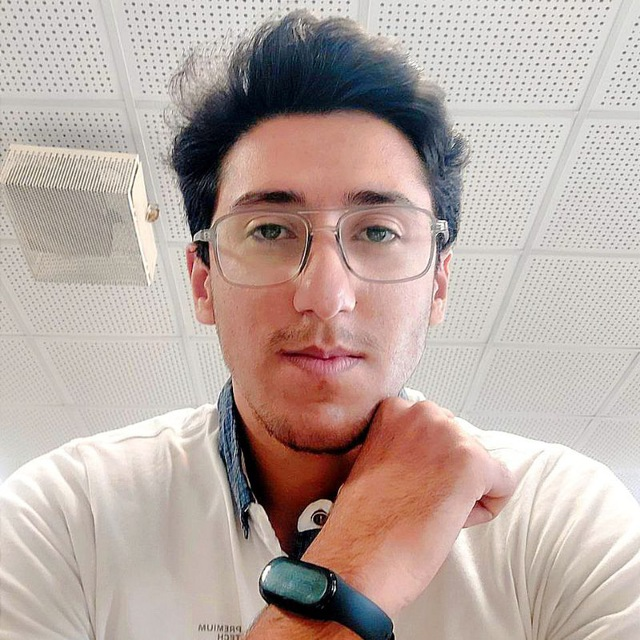
#> input picture input/sina.jpg, 640 x 640 px, found by its file name
$ python chess_face.py
#> lines starting #> are read from the running program, lines starting #| are printed output that depends on the picture
import cv2

image = cv2.imread("sina.jpg")
#> image is the input picture: shape (640, 640, 3); mean B, G, R 162.4, 169, 185.6
image_gray = cv2.cvtColor(image, cv2.COLOR_BGR2GRAY)
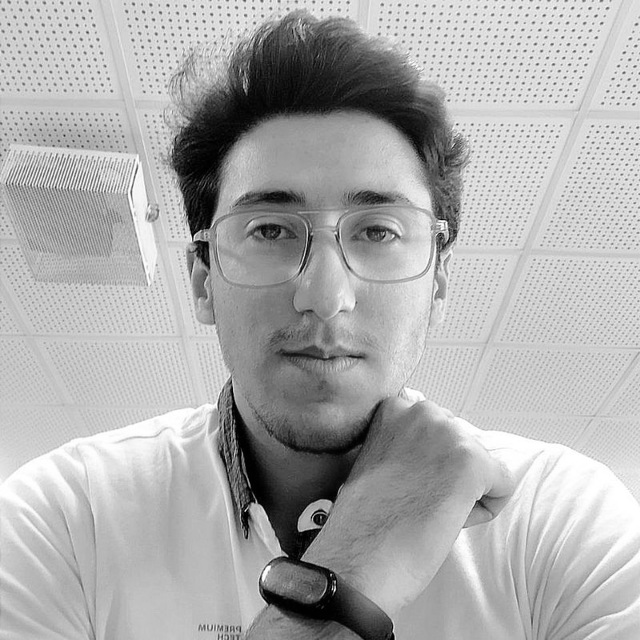
#> image_gray: shape (640, 640); min 0, max 255, mean 173.1

face_detector = cv2.CascadeClassifier(
    cv2.data.haarcascades + "haarcascade_frontalface_default.xml")
faces = face_detector.detectMultiScale(image_gray, 1.3)
#> faces = [[171, 114, 292, 292]]
for face in faces:
    x, y, w, h = face
    face_image = image[y:y+h, x:x+w]
    face_image_small = cv2.resize(face_image, [15, 15])
    face_image_big = cv2.resize(
        face_image_small, [w, h], interpolation=cv2.INTER_NEAREST)

    image[y:y+h, x:x+w] = face_image_big
#> this loop made 1 pass
#> pass 1, `face_image = image[y:y+h, x:x+w]`:
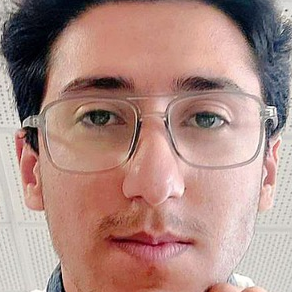
#> face_image: shape (292, 292, 3); mean B, G, R 130.9, 138.7, 173.4
#> pass 1, `face_image_big = cv2.resize( face_image_small, [w, h], interpolation=c..`:
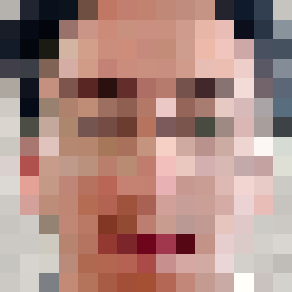
#> face_image_big: shape (292, 292, 3); mean of channels 0, 1, 2 128.9, 136.6, 172; drawn as B, G, R
#> after the loop:
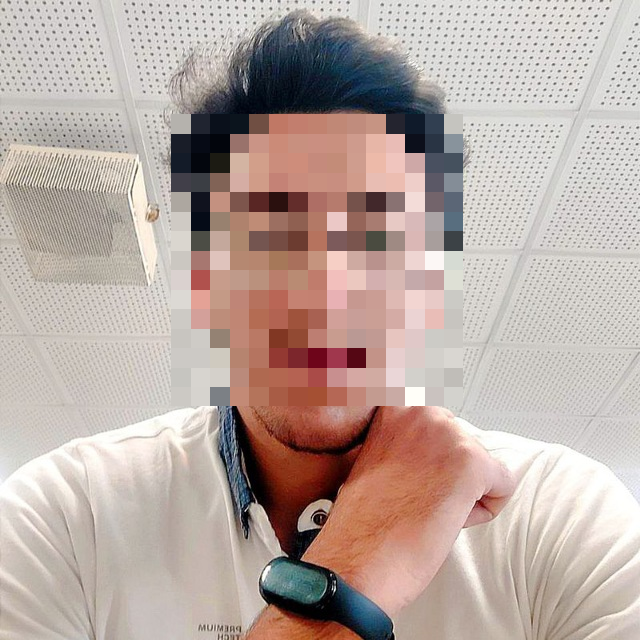
#> image: shape (640, 640, 3); mean B, G, R 162, 168.5, 185.3


cv2.imshow("result", image)
cv2.waitKey()
